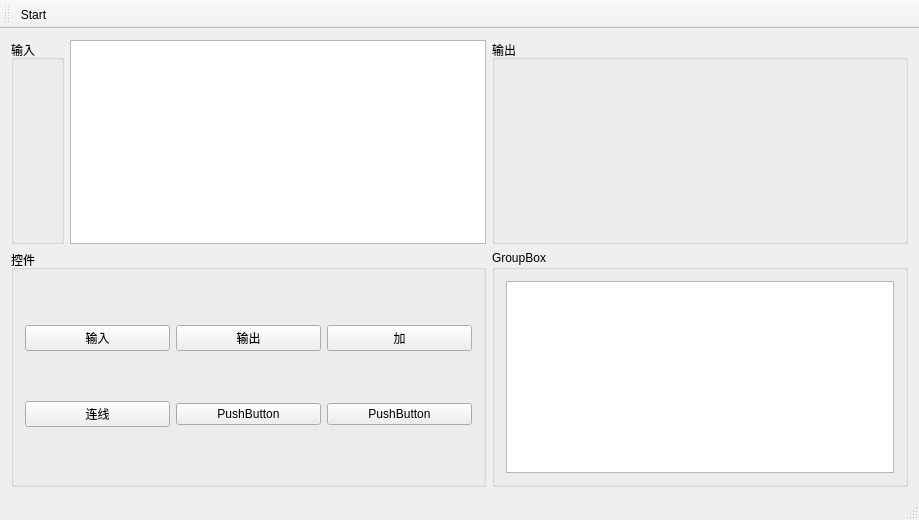
<?xml version="1.0" encoding="UTF-8"?>
<ui version="4.0">
 <class>TestAnythingClass</class>
 <widget class="QMainWindow" name="TestAnythingClass">
  <property name="geometry">
   <rect>
    <x>0</x>
    <y>0</y>
    <width>919</width>
    <height>520</height>
   </rect>
  </property>
  <property name="windowTitle">
   <string>TestAnything</string>
  </property>
  <widget class="QWidget" name="centralWidget">
   <layout class="QGridLayout" name="gridLayout">
    <item row="0" column="0">
     <widget class="QGroupBox" name="groupBox_Input">
      <property name="title">
       <string>输入</string>
      </property>
      <layout class="QVBoxLayout" name="verticalLayout_Input">
       <property name="spacing">
        <number>0</number>
       </property>
       <property name="leftMargin">
        <number>0</number>
       </property>
       <property name="topMargin">
        <number>0</number>
       </property>
       <property name="rightMargin">
        <number>0</number>
       </property>
       <property name="bottomMargin">
        <number>0</number>
       </property>
      </layout>
     </widget>
    </item>
    <item row="0" column="1">
     <widget class="QGraphicsView" name="graphicsView"/>
    </item>
    <item row="0" column="2">
     <widget class="QGroupBox" name="groupBox_Output">
      <property name="title">
       <string>输出</string>
      </property>
      <layout class="QVBoxLayout" name="verticalLayout_Output"/>
     </widget>
    </item>
    <item row="1" column="0" colspan="2">
     <widget class="QGroupBox" name="groupBox_Node">
      <property name="sizePolicy">
       <sizepolicy hsizetype="Preferred" vsizetype="Preferred">
        <horstretch>0</horstretch>
        <verstretch>0</verstretch>
       </sizepolicy>
      </property>
      <property name="title">
       <string>控件</string>
      </property>
      <layout class="QGridLayout" name="gridLayout_2">
       <item row="1" column="2">
        <widget class="QPushButton" name="pushButton_7">
         <property name="text">
          <string>PushButton</string>
         </property>
        </widget>
       </item>
       <item row="0" column="2">
        <widget class="QPushButton" name="pushButton_NodeAdd">
         <property name="text">
          <string>加</string>
         </property>
        </widget>
       </item>
       <item row="1" column="0">
        <widget class="QPushButton" name="pushButton_5">
         <property name="text">
          <string>连线</string>
         </property>
        </widget>
       </item>
       <item row="0" column="1">
        <widget class="QPushButton" name="pushButton_NodeOutput">
         <property name="text">
          <string>输出</string>
         </property>
        </widget>
       </item>
       <item row="1" column="1">
        <widget class="QPushButton" name="pushButton_6">
         <property name="text">
          <string>PushButton</string>
         </property>
        </widget>
       </item>
       <item row="0" column="0">
        <widget class="QPushButton" name="pushButton_NodeInput">
         <property name="toolTip">
          <string>&lt;html&gt;&lt;head/&gt;&lt;body&gt;&lt;p&gt;7.改良AlgorithmComtroller的运行流程和暂停实现方式，LoadParam采用双缓冲+读写锁避免异步冲突&lt;/p&gt;&lt;p&gt;8.ParamViewer采用树状视图，实现自定义的Mat和Crystal代理界面&lt;/p&gt;&lt;p&gt;9.合并摄像头驱动，输入界面Fileviewer采用接口+子类模式重写&lt;/p&gt;&lt;p&gt;10.完成算法树的框架&lt;/p&gt;&lt;p&gt;11.*改变参数之后是否要记录下来？如何记录？&lt;/p&gt;&lt;/body&gt;&lt;/html&gt;</string>
         </property>
         <property name="text">
          <string>输入</string>
         </property>
        </widget>
       </item>
      </layout>
     </widget>
    </item>
    <item row="1" column="2">
     <widget class="QGroupBox" name="groupBox_4">
      <property name="title">
       <string>GroupBox</string>
      </property>
      <layout class="QVBoxLayout" name="verticalLayout_3">
       <item>
        <widget class="QTextBrowser" name="textBrowser"/>
       </item>
      </layout>
     </widget>
    </item>
   </layout>
  </widget>
  <widget class="QMenuBar" name="menuBar">
   <property name="geometry">
    <rect>
     <x>0</x>
     <y>0</y>
     <width>919</width>
     <height>23</height>
    </rect>
   </property>
  </widget>
  <widget class="QToolBar" name="mainToolBar">
   <attribute name="toolBarArea">
    <enum>TopToolBarArea</enum>
   </attribute>
   <attribute name="toolBarBreak">
    <bool>false</bool>
   </attribute>
   <addaction name="actionStart"/>
  </widget>
  <widget class="QStatusBar" name="statusBar"/>
  <action name="actionStart">
   <property name="text">
    <string>Start</string>
   </property>
  </action>
 </widget>
 <layoutdefault spacing="6" margin="11"/>
 <resources>
  <include location="TestAnything.qrc"/>
 </resources>
 <connections/>
</ui>
